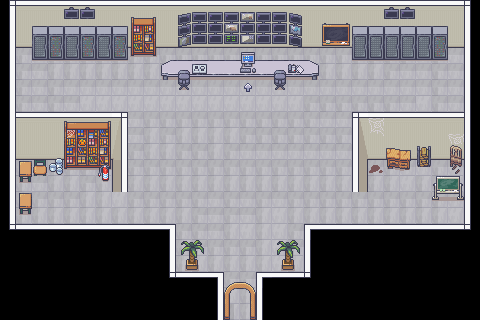

This is a level from a 2D game, rendered from its Tiled map with the project's own tilesets. A one-line summary and the map file follow, with tile-layer data summarised:
An orthogonal 30x20 tile map with 16x16 px tiles, 6 tile layers (pavimento, muri, bordo, oggetti, ...), 10 tilesets and 34 objects.

<map version="1.10" tiledversion="1.10.2" orientation="orthogonal" renderorder="right-down" width="30" height="20" tilewidth="16" tileheight="16" infinite="0" nextlayerid="12" nextobjectid="40">
 <tileset firstgid="1" name="Room_Builder_16x16" tilewidth="16" tileheight="16" tilecount="8284" columns="76">
  <image source="../Room_Builder_16x16.png" width="1216" height="1744" />
 </tileset>
 <tileset firstgid="8285" name="Interiors_16x16" tilewidth="16" tileheight="16" tilecount="17024" columns="16">
  <image source="../Interiors_16x16.png" width="256" height="17024" />
 </tileset>
 <tileset firstgid="25309" name="Room_Builder_16x16" tilewidth="16" tileheight="16" tilecount="8284" columns="76">
  <image source="../Room_Builder_16x16.png" width="1216" height="1744" />
 </tileset>
 <tileset firstgid="33593" source="../arrow_up.tsx" />
 <tileset firstgid="33603" source="../tilesets/18_Jail_16x16.tsx" />
 <tileset firstgid="34323" source="../tilesets/5_Classroom_and_library_16x16.tsx" />
 <tileset firstgid="34867" source="../tilesets/11_Halloween_16x16.tsx" />
 <tileset firstgid="35843" source="../tilesets/2_LivingRoom_16x16.tsx" />
 <tileset firstgid="36563" source="../tilesets/13_Conference_Hall_16x16.tsx" />
 <tileset firstgid="36755" source="../tilesets/19_Hospital_16x16.tsx" />
 <group id="8" name="Terra">
  <layer id="2" name="pavimento" width="30" height="20">
   <data>[600 cells, 394 non-empty, 4 distinct tile ids]</data>
  </layer>
  <layer id="1" name="muri" width="30" height="20">
   <data>[600 cells, 130 non-empty, 18 distinct tile ids]</data>
  </layer>
  <layer id="4" name="bordo" width="30" height="20">
   <data>[600 cells, 66 non-empty, 12 distinct tile ids]</data>
  </layer>
 </group>
 <layer id="5" name="oggetti" width="30" height="20">
  <data>[600 cells, 86 non-empty, 57 distinct tile ids]</data>
 </layer>
 <layer id="3" name="arco" width="30" height="20">
  <data>[600 cells, 6 non-empty, 6 distinct tile ids]</data>
 </layer>
 <layer id="6" name="sopra_tavolo" width="30" height="20">
  <data>[600 cells, 66 non-empty, 30 distinct tile ids]</data>
 </layer>
 <objectgroup id="10" name="Collisioni">
  <object id="1" x="176.75" y="79.875" width="14.125" height="11.625" />
  <object id="3" x="273.063" y="80.3125" width="14.125" height="11.625" />
  <object id="4" x="160.574" y="60.0057" width="159.216" height="20.3295" />
  <object id="6" x="132.392" y="46.0057" width="24.3068" height="11.625" />
  <object id="7" x="32.392" y="48.3693" width="95.2159" height="11.625" />
  <object id="8" x="352.574" y="47.8239" width="95.2159" height="11.625" />
  <object id="9" x="217.188" y="277.188" width="6.875" height="43.125" />
  <object id="11" x="256.063" y="276.688" width="6.875" height="43.125" />
  <object id="12" x="176.063" y="272.188" width="47.625" height="5.125" />
  <object id="13" x="256.688" y="272.188" width="47.625" height="5.125" />
  <object id="14" x="169.063" y="229.438" width="6.875" height="48.125" />
  <object id="15" x="303.813" y="229.688" width="6.875" height="48.125" />
  <object id="16" x="15.9375" y="224.688" width="159.625" height="5.125" />
  <object id="17" x="304.188" y="224.688" width="159.625" height="5.125" />
  <object id="18" x="464.063" y="5.9375" width="6.875" height="224.125" />
  <object id="19" x="9.0625" y="6.1875" width="6.875" height="224.125" />
  <object id="20" x="9.4375" y="0.4375" width="461.375" height="46.875" />
  <object id="21" x="358.688" y="112.188" width="105.875" height="46.875" />
  <object id="22" x="351.813" y="112.438" width="15.625" height="78.875" />
  <object id="23" x="111.938" y="112.563" width="15.625" height="78.875" />
  <object id="24" x="16.0625" y="112.813" width="105.875" height="46.875" />
  <object id="25" x="64.7557" y="156.915" width="45.9432" height="11.625" />
  <object id="26" x="98.9375" y="165.188" width="11.9432" height="18.4432" />
  <object id="27" x="33.9375" y="160.369" width="12.3068" height="15.2614" />
  <object id="28" x="19.7557" y="161.824" width="11.7614" height="20.1705" />
  <object id="29" x="19.7557" y="193.733" width="11.7614" height="20.1705" />
  <object id="30" x="49.0284" y="159.551" width="14.8523" height="15.9887" />
  <object id="32" x="282.392" y="258.733" width="11.5796" height="11.6251" />
  <object id="33" x="218.211" y="320.096" width="43.9432" height="4.17055" />
  <object id="34" x="386.46" y="157.937" width="24.0796" height="11.6251" />
  <object id="35" x="416.835" y="159.687" width="14.0796" height="10.1251" />
  <object id="36" x="450.335" y="159.687" width="11.3296" height="10.1251" />
  <object id="38" x="431.96" y="192.312" width="31.4546" height="7.6251" />
  <object id="39" x="185.71" y="258.687" width="11.5796" height="11.6251" />
 </objectgroup>
</map>
